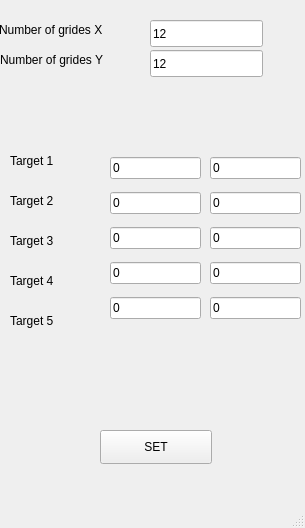
<?xml version="1.0" encoding="UTF-8"?>
<ui version="4.0">
 <class>Virtual_simulation</class>
 <widget class="QMainWindow" name="Virtual_simulation">
  <property name="geometry">
   <rect>
    <x>0</x>
    <y>0</y>
    <width>305</width>
    <height>528</height>
   </rect>
  </property>
  <property name="windowTitle">
   <string>BNav</string>
  </property>
  <widget class="QWidget" name="centralwidget">
   <widget class="QWidget" name="verticalLayoutWidget">
    <property name="geometry">
     <rect>
      <x>110</x>
      <y>150</y>
      <width>91</width>
      <height>181</height>
     </rect>
    </property>
    <layout class="QVBoxLayout" name="verticalLayout">
     <item>
      <widget class="QLineEdit" name="tx1">
       <property name="text">
        <string>0</string>
       </property>
      </widget>
     </item>
     <item>
      <widget class="QLineEdit" name="tx2">
       <property name="text">
        <string>0</string>
       </property>
      </widget>
     </item>
     <item>
      <widget class="QLineEdit" name="tx3">
       <property name="text">
        <string>0</string>
       </property>
      </widget>
     </item>
     <item>
      <widget class="QLineEdit" name="tx4">
       <property name="text">
        <string>0</string>
       </property>
      </widget>
     </item>
     <item>
      <widget class="QLineEdit" name="tx5">
       <property name="text">
        <string>0</string>
       </property>
      </widget>
     </item>
    </layout>
   </widget>
   <widget class="QLineEdit" name="Xbox">
    <property name="geometry">
     <rect>
      <x>150</x>
      <y>20</y>
      <width>113</width>
      <height>27</height>
     </rect>
    </property>
    <property name="text">
     <string>12</string>
    </property>
   </widget>
   <widget class="QLineEdit" name="Ybox">
    <property name="geometry">
     <rect>
      <x>150</x>
      <y>50</y>
      <width>113</width>
      <height>27</height>
     </rect>
    </property>
    <property name="text">
     <string>12</string>
    </property>
   </widget>
   <widget class="QWidget" name="verticalLayoutWidget_2">
    <property name="geometry">
     <rect>
      <x>210</x>
      <y>150</y>
      <width>91</width>
      <height>181</height>
     </rect>
    </property>
    <layout class="QVBoxLayout" name="verticalLayout_2">
     <item>
      <widget class="QLineEdit" name="ty1">
       <property name="text">
        <string>0</string>
       </property>
      </widget>
     </item>
     <item>
      <widget class="QLineEdit" name="ty2">
       <property name="text">
        <string>0</string>
       </property>
      </widget>
     </item>
     <item>
      <widget class="QLineEdit" name="ty3">
       <property name="text">
        <string>0</string>
       </property>
      </widget>
     </item>
     <item>
      <widget class="QLineEdit" name="ty4">
       <property name="text">
        <string>0</string>
       </property>
      </widget>
     </item>
     <item>
      <widget class="QLineEdit" name="ty5">
       <property name="text">
        <string>0</string>
       </property>
      </widget>
     </item>
    </layout>
   </widget>
   <widget class="QLabel" name="label">
    <property name="geometry">
     <rect>
      <x>10</x>
      <y>150</y>
      <width>70</width>
      <height>21</height>
     </rect>
    </property>
    <property name="text">
     <string>Target 1</string>
    </property>
   </widget>
   <widget class="QLabel" name="label_2">
    <property name="geometry">
     <rect>
      <x>10</x>
      <y>230</y>
      <width>70</width>
      <height>21</height>
     </rect>
    </property>
    <property name="text">
     <string>Target 3</string>
    </property>
   </widget>
   <widget class="QLabel" name="label_3">
    <property name="geometry">
     <rect>
      <x>10</x>
      <y>270</y>
      <width>70</width>
      <height>21</height>
     </rect>
    </property>
    <property name="text">
     <string>Target 4</string>
    </property>
   </widget>
   <widget class="QLabel" name="label_4">
    <property name="geometry">
     <rect>
      <x>10</x>
      <y>310</y>
      <width>70</width>
      <height>21</height>
     </rect>
    </property>
    <property name="text">
     <string>Target 5</string>
    </property>
   </widget>
   <widget class="QLabel" name="label_5">
    <property name="geometry">
     <rect>
      <x>10</x>
      <y>190</y>
      <width>70</width>
      <height>21</height>
     </rect>
    </property>
    <property name="text">
     <string>Target 2</string>
    </property>
   </widget>
   <widget class="QLabel" name="label_6">
    <property name="geometry">
     <rect>
      <x>-1</x>
      <y>20</y>
      <width>141</width>
      <height>20</height>
     </rect>
    </property>
    <property name="text">
     <string>Number of grides X</string>
    </property>
   </widget>
   <widget class="QLabel" name="label_7">
    <property name="geometry">
     <rect>
      <x>0</x>
      <y>50</y>
      <width>141</width>
      <height>20</height>
     </rect>
    </property>
    <property name="text">
     <string>Number of grides Y</string>
    </property>
   </widget>
   <widget class="QPushButton" name="start_v_simulation">
    <property name="geometry">
     <rect>
      <x>100</x>
      <y>430</y>
      <width>112</width>
      <height>34</height>
     </rect>
    </property>
    <property name="text">
     <string>SET</string>
    </property>
   </widget>
  </widget>
  <widget class="QMenuBar" name="menubar">
   <property name="geometry">
    <rect>
     <x>0</x>
     <y>0</y>
     <width>305</width>
     <height>31</height>
    </rect>
   </property>
  </widget>
  <widget class="QStatusBar" name="statusbar"/>
 </widget>
 <resources/>
 <connections/>
</ui>
